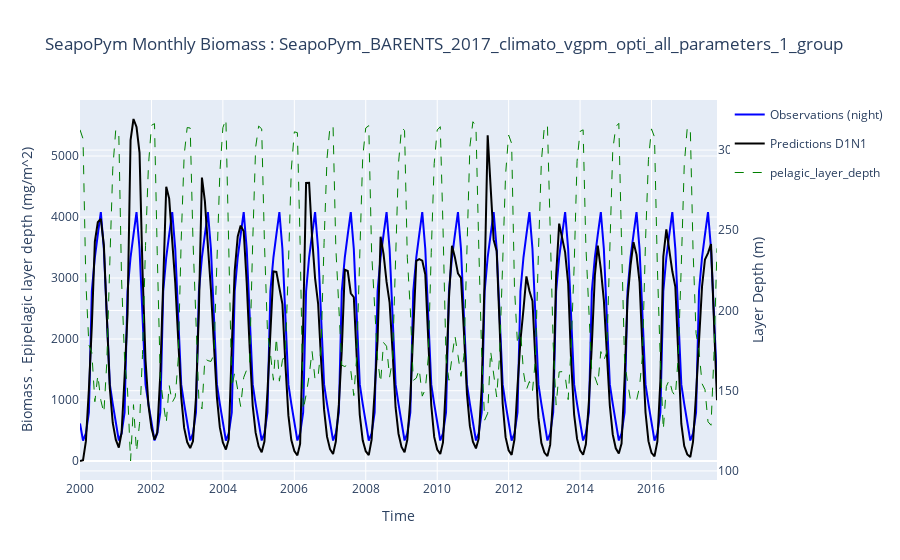

Notebook code for this chart:
### Code cell
fig = go.Figure(
    layout={
        "title": f"SeapoPym Monthly Biomass : {export_file_name}",
        "xaxis": {"title": "Time"},
        "yaxis": {"title": "Biomass . Epipelagic layer depth (mg/m^2)"},
    }
)


# fig.add_trace(
#     go.Scatter(
#         x=monthly_obs_day.index,
#         y=monthly_obs_day,
#         fill=None,
#         mode="lines",
#         line={"color": "red", "width": 1},
#         name="Observations (day)",
#     )
# )

fig.add_trace(
    go.Scatter(
        x=monthly_obs_night.index,
        y=monthly_obs_night,
        # fill="tonexty",
        mode="lines",
        line={"color": "blue", "width": 2},
        name="Observations (night)",
    )
)
fig.add_trace(
    go.Scatter(
        x=monthly_pred_d1n1.index,
        y=monthly_pred_d1n1,
        fill=None,
        mode="lines",
        line={"color": "black"},
        name="Predictions D1N1",
    )
)
# fig.add_trace(
#     go.Scatter(
#         x=(monthly_pred_d1n1 + monthly_pred_d2n1).index,
#         y=(monthly_pred_d1n1 + monthly_pred_d2n1),
#         fill=None,
#         mode="lines",
#         line={"color": "black", "dash": "dash"},
#         name="Predictions D2N1",
#     )
# )
fig.add_trace(px.line(monthly_layer).data[0])
fig.update_traces(
    yaxis="y2",
    selector={"name": "pelagic_layer_depth"},
    line={"color": "green", "width": 1, "dash": "dash"},
)
fig.update_layout(yaxis2={"title": "Layer Depth (m)", "overlaying": "y", "side": "right"})

fig.show()

### Figure 1 — Plotly figure (JSON) as saved in the notebook; plotly's stock layout.template omitted (floating-point values rounded to 4 significant figures; data arrays with more than 128 entries replaced by an {"elided": "..."} marker saying what was removed)
{"data": [{"line": {"color": "blue", "width": 2}, "mode": "lines", "name": "Observations (night)", "type": "scatter", "x": {"elided": "215 str values"}, "y": {"elided": "215 float values"}}, {"line": {"color": "black"}, "mode": "lines", "name": "Predictions D1N1", "type": "scatter", "x": {"elided": "215 str values"}, "y": {"elided": "215 float values"}}, {"hovertemplate": "variable=pelagic_layer_depth<br>time=%{x}<br>value=%{y}<extra></extra>", "legendgroup": "pelagic_layer_depth", "line": {"color": "green", "dash": "dash", "width": 1}, "marker": {"symbol": "circle"}, "mode": "lines", "name": "pelagic_layer_depth", "orientation": "v", "showlegend": true, "type": "scatter", "x": {"elided": "215 str values"}, "xaxis": "x", "y": {"elided": "215 float values"}, "yaxis": "y2"}], "layout": {"title": {"text": "SeapoPym Monthly Biomass : SeapoPym_BARENTS_2017_climato_vgpm_opti_all_parameters_1_group"}, "xaxis": {"title": {"text": "Time"}}, "yaxis": {"title": {"text": "Biomass . Epipelagic layer depth (mg/m^2)"}}, "yaxis2": {"overlaying": "y", "side": "right", "title": {"text": "Layer Depth (m)"}}}}
